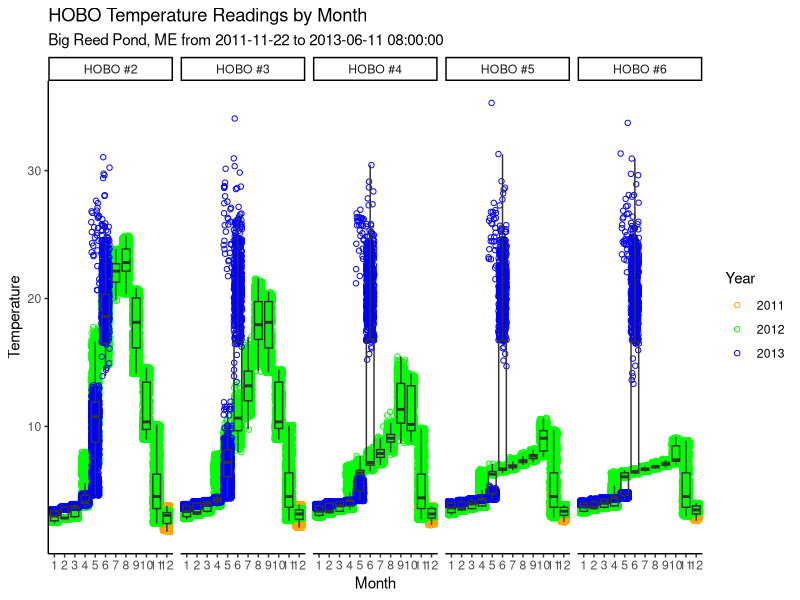
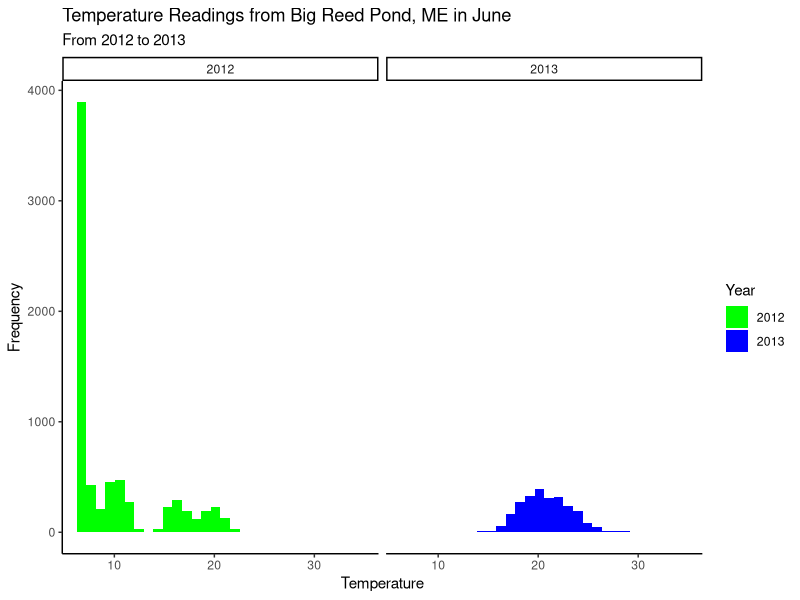
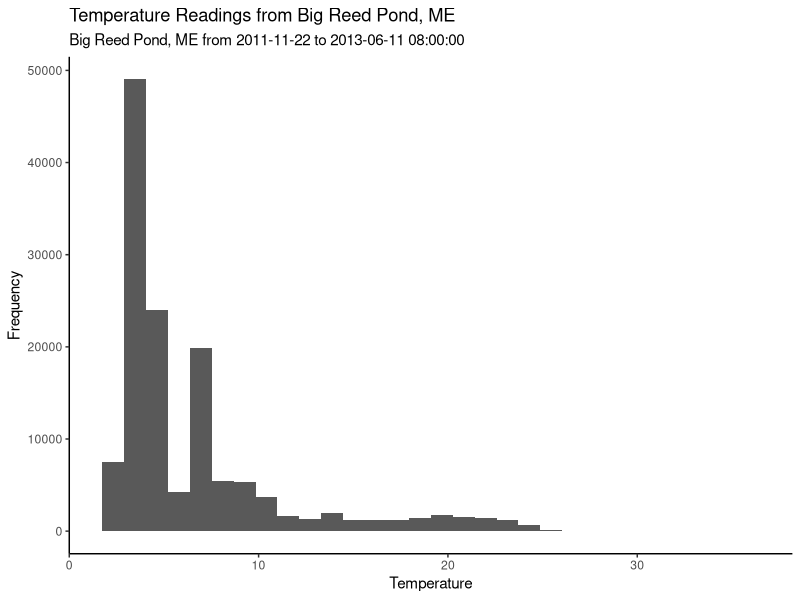

The R script that drew these images, in order:
## ---- chunk 1
knitr::opts_chunk$set(echo = TRUE)
## ---- chunk 2
library(lubridate)
library(tidyverse)
library(ggplot2)
## ---- chunk 3
# note - the top temp logger only took one point of data on the first day
#        so I didn't include it

hobo_2 <- read.csv("10040750(2nd_down) - 10040750(2nd_down).csv")
hobo_3 <- read.csv("10040752_0(3rd_down) - 10040752_0(3rd_down).csv")
hobo_4 <- read.csv("10040751(4th_down) - 10040751(4th_down).csv")
hobo_5 <- read.csv("10040749(5th_down) - 10040749(5th_down).csv")
hobo_6 <- read.csv("10040748(Bottom) - 10040748(Bottom).csv")

# Library Load ----
#library(tidyverse)

# Data tidying ----
# . Adding column for hobo logger number and depth ----
hobo_2$depth <- 3
hobo_3$depth <- 5
hobo_4$depth <- 7
hobo_5$depth <- 9
hobo_6$depth <- 11

# . Adding column for hobo logger number ----
hobo_2$hobo_num <- 2
hobo_3$hobo_num <- 3
hobo_4$hobo_num <- 4
hobo_5$hobo_num <- 5
hobo_6$hobo_num <- 6

# . Smooshing everything together ----
hobo_list <- list(hobo_2, hobo_3, hobo_4, hobo_5, hobo_6)
br <- bind_rows(hobo_list)

# . Just checking ----
head(br)
unique(br$depth)
unique(br$hobo_num)
## ---- chunk 4
class(br$Date_Time)

datebr <- br %>% 
  mutate(Date_Time = mdy_hm(Date_Time),
         month = month(Date_Time), ## Get Month
         year = year(Date_Time)) %>%  ## Get Year
  drop_na(Temp_C) ## Drop rows with no temp readings

start <- min(datebr$Date_Time) ## Get a start Date
end <- max(datebr$Date_Time) ## End Date

ggplot(datebr, aes(x = factor(month), y = Temp_C)) + 
  ## Make month a factor so it bins
  geom_jitter(aes(color = factor(year)), shape = 21, fill = NA, na.rm = TRUE) +
  ## Display points with small amount of random variation along x axis
  geom_boxplot(fill = NA, outlier.shape = NA,
               na.rm = TRUE) +
  scale_color_manual(
    name = "Year", 
    values = c("2011" = "orange","2012" = "green", "2013" = "blue")) +
   labs(
    title = "HOBO Temperature Readings by Month",
    subtitle = paste("Big Reed Pond, ME from", paste(start, end, sep = " to ")),
    x = "Month",
    y = "Temperature",
    color = "Year"
  ) +
  facet_wrap(~hobo_num, ## separate plots by HOBO number
             nrow = 1,
             labeller = labeller(hobo_num = function(x) paste0("HOBO #", x))) +
  theme_classic()
 
## ---- chunk 5
junebr <- datebr %>% 
  filter(month == 6) ## Just looking at June

ggplot(junebr, aes(x = Temp_C, fill = factor(year))) +
  geom_histogram() + 
  scale_fill_manual(name = "Year", 
                    values = c("2012" = "green", "2013" = "blue")) +
  theme_classic() +
  labs(
    title = "Temperature Readings from Big Reed Pond, ME in June",
    subtitle = "From 2012 to 2013",
    x = "Temperature",
    y = "Frequency"
  ) +
  facet_wrap(~year) ## separate plots by year

## Make a separate plot without breaking apart year or filtering month

ggplot(datebr, aes(x = Temp_C)) +
  geom_histogram() +
  theme_classic() +
  labs(
    title = "Temperature Readings from Big Reed Pond, ME",
    subtitle =  paste("Big Reed Pond, ME from", 
                      paste(start, end, sep = " to ")),
    x = "Temperature",
    y = "Frequency"
  ) 

## ---- chunk 6
brsumstat  <- datebr %>% 
  group_by(depth, hobo_num) %>% 
  summarise(Low_Temp = min(Temp_C),
            High_Temp =  max(Temp_C),
            AVG_Temp = mean(Temp_C),
            SE_Temp = sd(Temp_C)/sqrt(n())
            )

brsumstat
## ---- chunk 7
br2012sumstat  <- datebr %>% 
  filter(year == 2012) %>% ## just 2012
  group_by(depth, hobo_num) %>% 
  summarise(Low_Temp = min(Temp_C),
            High_Temp =  max(Temp_C),
            AVG_Temp = mean(Temp_C),
            SE_Temp = sd(Temp_C)/sqrt(n())
            )

br2012sumstat
